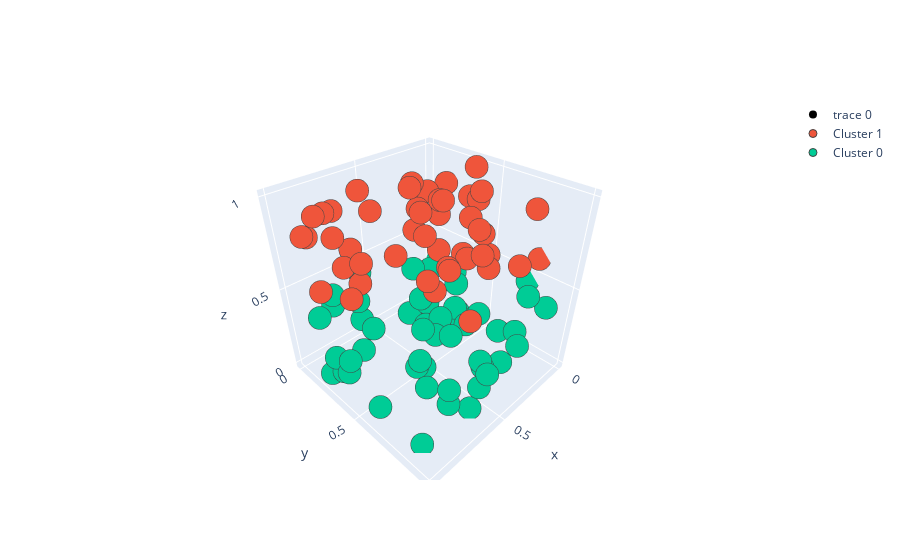
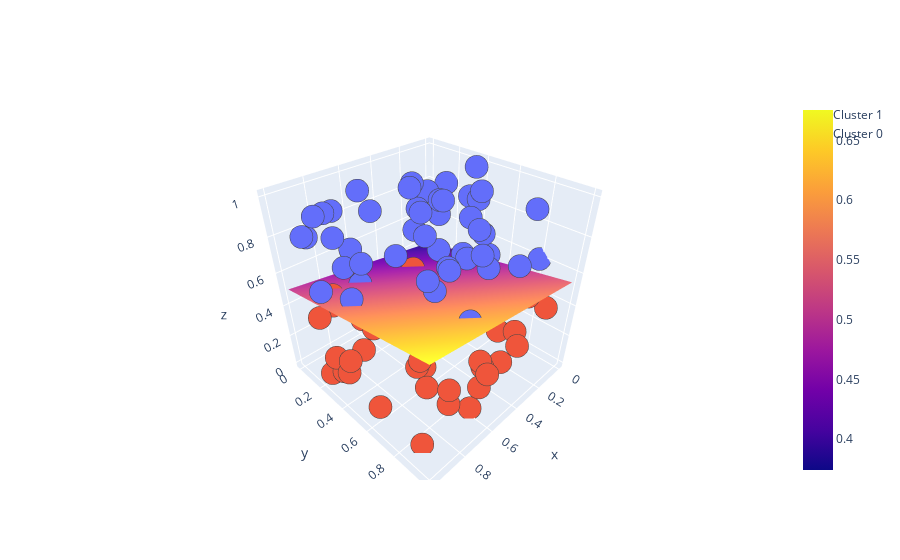

Here is the notebook cell these charts were saved with, in order:
### Code cell
import numpy as np
from numpy import array
from scipy.cluster.vq import kmeans2
from sklearn.preprocessing import MinMaxScaler
import pandas as pd
import plotly.graph_objs as go
from sklearn.linear_model import LogisticRegression

n = 100

info = {
    's1': np.random.randint(0, 100, n),
    's2': np.random.randint(0, 100, n),
    's3': np.random.randint(0, 100, n)
}

data = pd.DataFrame(info, columns=['s1', 's2', 's3'])
features = array(list(data.values))
min_max_scaler = MinMaxScaler()
whitened = min_max_scaler.fit_transform(features)
centroid, label = kmeans2(whitened, [
    [0, 0, 0],
    [1, 1, 1]], minit='matrix')
counts = np.bincount(label)
df = pd.DataFrame(data=whitened, columns=["s1", "s2", 's3'])
df['label'] = label

plot = go.Figure(data=[go.Scatter3d(x=[data.s1], y=[data.s2], z=[data.s3],
                                    mode='markers', marker=dict(color=['black']))])

for C in list(df.label.unique()):
    plot.add_trace(go.Scatter3d(x=df[df.label == C]['s1'],
                                y=df[df.label == C]['s2'],
                                z=df[df.label == C]['s3'],
                                mode='markers', marker_size=8, marker_line_width=1,
                                name='Cluster ' + str(C)))

plot.show()

X = df[['s1', 's2', 's3']]
y = df['label']
model = LogisticRegression(solver='liblinear', random_state=0)
model.fit(X, y)

x_axis, y_axis = np.meshgrid(range(2), range(2))
z_axis = (-model.intercept_[0] - model.coef_[0][0] * x_axis - model.coef_[0][1] * y_axis) / model.coef_[0][2]

plot = go.Figure()

for C in list(df.label.unique()):
    plot.add_trace(go.Scatter3d(x=df[df.label == C]['s1'],
                                y=df[df.label == C]['s2'],
                                z=df[df.label == C]['s3'],
                                mode='markers', marker_size=8, marker_line_width=1,
                                name='Cluster ' + str(C)))

plot.add_trace(go.Surface(x=x_axis, y=y_axis, z=z_axis))
plot.show()
